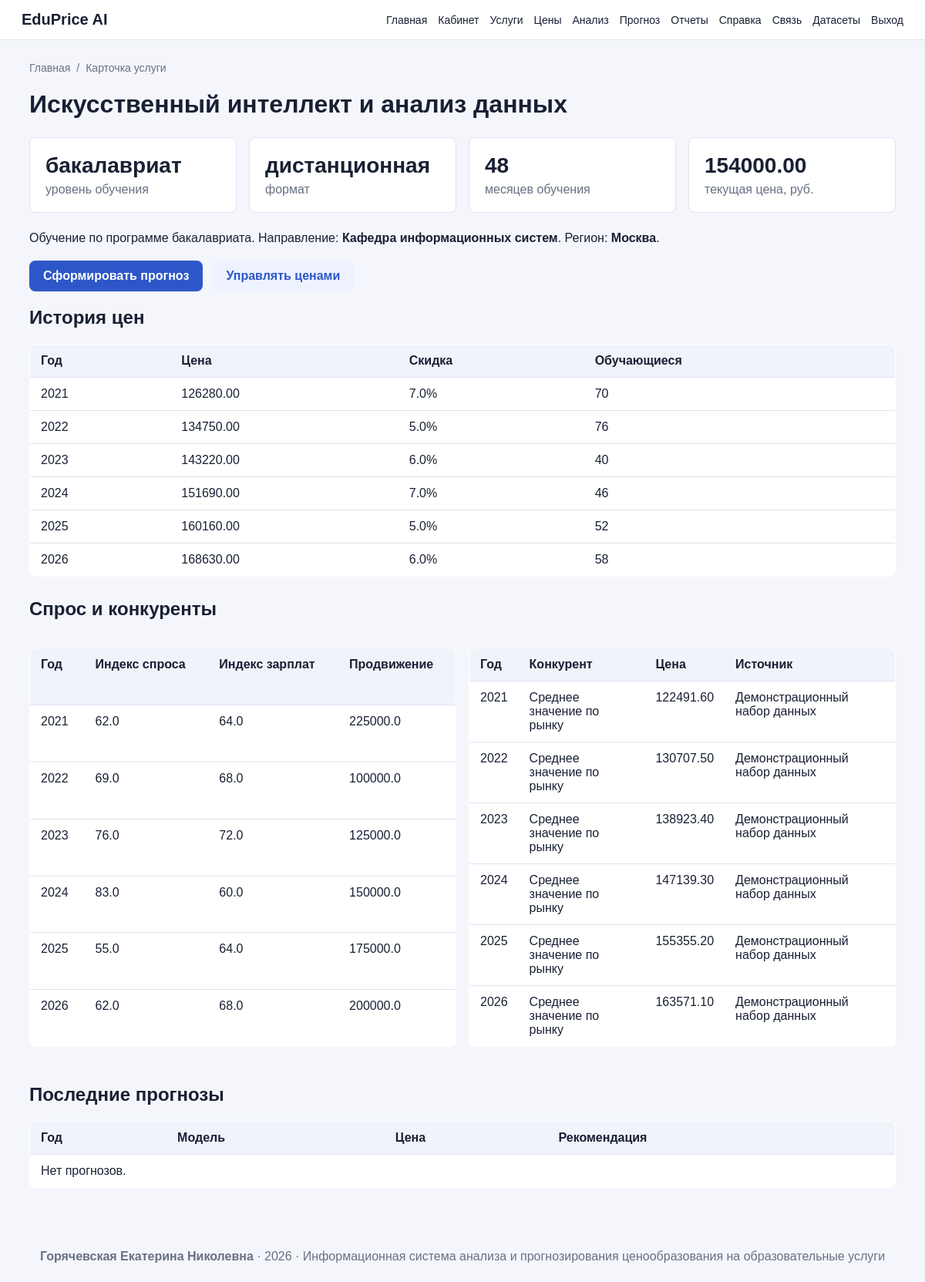
Page /services/2 (signed in) on the committed database.
### app/models.py (models this page shows, shortened)
class EducationalProgram(db.Model):
    __tablename__ = "educational_programs"
    id = db.Column(db.Integer, primary_key=True)
    name = db.Column(db.String(200), nullable=False)
    education_level = db.Column(db.String(100), nullable=False)
    department = db.Column(db.String(200), nullable=False)
    duration_months = db.Column(db.Integer, nullable=False)
    description = db.Column(db.Text)
    created_at = db.Column(db.DateTime, default=datetime.utcnow)
    services = db.relationship("EducationalService", back_populates="program", cascade="all, delete-orphan")

class EducationalService(db.Model):
    __tablename__ = "educational_services"
    id = db.Column(db.Integer, primary_key=True)
    program_id = db.Column(db.Integer, db.ForeignKey("educational_programs.id"), nullable=False)
    name = db.Column(db.String(200), nullable=False)
    study_format = db.Column(db.String(80), nullable=False)
    region = db.Column(db.String(120), nullable=False)
    current_price = db.Column(db.Float, nullable=False)
    is_active = db.Column(db.Boolean, default=True)
    created_at = db.Column(db.DateTime, default=datetime.utcnow)
    program = db.relationship("EducationalProgram", back_populates="services")
    price_history = db.relationship("PriceHistory", back_populates="service", cascade="all, delete-orphan")
    demand_indicators = db.relationship("DemandIndicator", back_populates="service", cascade="all, delete-orphan")
    competitor_prices = db.relationship("CompetitorPrice", back_populates="service", cascade="all, delete-orphan")
    forecasts = db.relationship("ForecastResult", back_populates="service")

class PriceHistory(db.Model):
    __tablename__ = "price_history"
    id = db.Column(db.Integer, primary_key=True)
    service_id = db.Column(db.Integer, db.ForeignKey("educational_services.id"), nullable=False)
    year = db.Column(db.Integer, nullable=False)
    price = db.Column(db.Float, nullable=False)
    discount_percent = db.Column(db.Float, default=0)
    student_count = db.Column(db.Integer, default=0)
    created_at = db.Column(db.DateTime, default=datetime.utcnow)
    service = db.relationship("EducationalService", back_populates="price_history")
    __table_args__ = (db.UniqueConstraint("service_id", "year", name="uq_price_history_service_year"),)

class DemandIndicator(db.Model):
    __tablename__ = "demand_indicators"
    id = db.Column(db.Integer, primary_key=True)
    service_id = db.Column(db.Integer, db.ForeignKey("educational_services.id"), nullable=False)
    year = db.Column(db.Integer, nullable=False)
    demand_index = db.Column(db.Float, nullable=False)
    salary_index = db.Column(db.Float, nullable=False)
    advertising_spend = db.Column(db.Float, default=0)
    created_at = db.Column(db.DateTime, default=datetime.utcnow)
    service = db.relationship("EducationalService", back_populates="demand_indicators")
    __table_args__ = (db.UniqueConstraint("service_id", "year", name="uq_demand_service_year"),)

class CompetitorPrice(db.Model):
    __tablename__ = "competitor_prices"
    id = db.Column(db.Integer, primary_key=True)
    service_id = db.Column(db.Integer, db.ForeignKey("educational_services.id"), nullable=False)
    competitor_name = db.Column(db.String(200), nullable=False)
    year = db.Column(db.Integer, nullable=False)
    price = db.Column(db.Float, nullable=False)
    source = db.Column(db.String(250), default="Не указан")
    created_at = db.Column(db.DateTime, default=datetime.utcnow)
    service = db.relationship("EducationalService", back_populates="competitor_prices")

### app/routes.py (the view)
@login_required
def service_card(service_id):
    service = EducationalService.query.get_or_404(service_id)
    price_history = PriceHistory.query.filter_by(service_id=service_id).order_by(PriceHistory.year.asc()).all()
    demand = DemandIndicator.query.filter_by(service_id=service_id).order_by(DemandIndicator.year.asc()).all()
    competitors = CompetitorPrice.query.filter_by(service_id=service_id).order_by(CompetitorPrice.year.asc()).all()
    forecasts = ForecastResult.query.filter_by(service_id=service_id).order_by(ForecastResult.created_at.desc()).limit(5).all()
    return render_template("service_card.html", service=service, price_history=price_history, demand=demand, competitors=competitors, forecasts=forecasts)

### app/__init__.py (called while the page is built)
@login_manager.user_loader
def load_user(user_id):
    from app.models import User
    return User.query.get(int(user_id))

### app/models.py (called while the page is built)
    @property
    def is_admin(self):
        return self.role and self.role.name == "admin"

    @property
    def is_analyst(self):
        return self.role and self.role.name in ("admin", "analyst")

### app/templates/service_card.html
{% extends "base.html" %}
{% block content %}
<h1>{{ service.program.name }}</h1>
<section class="cards">
    <div class="card"><b>{{ service.program.education_level }}</b><span>уровень обучения</span></div>
    <div class="card"><b>{{ service.study_format }}</b><span>формат</span></div>
    <div class="card"><b>{{ service.program.duration_months }}</b><span>месяцев обучения</span></div>
    <div class="card"><b>{{ '%.2f'|format(service.current_price) }}</b><span>текущая цена, руб.</span></div>
</section>
<p>{{ service.name }}. Направление: <b>{{ service.program.department }}</b>. Регион: <b>{{ service.region }}</b>.</p>
<div class="actions">
    <a class="button" href="{{ url_for('forecast_service', service_id=service.id) }}">Сформировать прогноз</a>
    {% if current_user.is_analyst %}<a class="button ghost" href="{{ url_for('price_management', service_id=service.id) }}">Управлять ценами</a>{% endif %}
</div>
<h2>История цен</h2>
<table>
    <tr><th>Год</th><th>Цена</th><th>Скидка</th><th>Обучающиеся</th></tr>
    {% for p in price_history %}
        <tr><td>{{ p.year }}</td><td>{{ '%.2f'|format(p.price) }}</td><td>{{ p.discount_percent }}%</td><td>{{ p.student_count }}</td></tr>
    {% endfor %}
</table>
<h2>Спрос и конкуренты</h2>
<div class="split">
    <table>
        <tr><th>Год</th><th>Индекс спроса</th><th>Индекс зарплат</th><th>Продвижение</th></tr>
        {% for d in demand %}
            <tr><td>{{ d.year }}</td><td>{{ d.demand_index }}</td><td>{{ d.salary_index }}</td><td>{{ d.advertising_spend }}</td></tr>
        {% endfor %}
    </table>
    <table>
        <tr><th>Год</th><th>Конкурент</th><th>Цена</th><th>Источник</th></tr>
        {% for c in competitors %}
            <tr><td>{{ c.year }}</td><td>{{ c.competitor_name }}</td><td>{{ '%.2f'|format(c.price) }}</td><td>{{ c.source }}</td></tr>
        {% endfor %}
    </table>
</div>
<h2>Последние прогнозы</h2>
<table>
    <tr><th>Год</th><th>Модель</th><th>Цена</th><th>Рекомендация</th></tr>
    {% for f in forecasts %}
        <tr><td>{{ f.year }}</td><td>{{ f.model_name }}</td><td>{{ '%.2f'|format(f.predicted_price) }}</td><td>{{ f.recommendation }}</td></tr>
    {% else %}
        <tr><td colspan="4">Нет прогнозов.</td></tr>
    {% endfor %}
</table>
{% endblock %}

### app/static/css/style.css (style rules this page uses)
:root { --bg:#f4f6fb; --panel:#ffffff; --text:#182033; --muted:#687083; --primary:#2d57c8; --border:#dde3ef; --danger:#b42318; --success:#167b3f; }
* { box-sizing: border-box; }
body { margin:0; font-family: Arial, sans-serif; background:var(--bg); color:var(--text); }
a { color:var(--primary); text-decoration:none; }
.actions { display:flex; gap:12px; margin:20px 0; flex-wrap:wrap; }
.button, button { border:0; background:var(--primary); color:#fff; padding:11px 18px; border-radius:8px; cursor:pointer; display:inline-block; font-weight:600; }
.button.ghost { background:#eef2ff; color:var(--primary); }
.cards { display:grid; grid-template-columns: repeat(auto-fit, minmax(210px, 1fr)); gap:16px; margin:24px 0; }
.card { background:var(--panel); border:1px solid var(--border); border-radius:8px; padding:20px; }
.card b { display:block; font-size:28px; margin-bottom:6px; }
.card span { color:var(--muted); }
table { width:100%; border-collapse:collapse; background:var(--panel); border:1px solid var(--border); border-radius:8px; overflow:hidden; margin:16px 0 28px; }
th, td { padding:12px 14px; border-bottom:1px solid var(--border); text-align:left; vertical-align:top; }
th { background:#f0f3fa; font-weight:700; }
.split { display:grid; grid-template-columns: repeat(auto-fit, minmax(320px, 1fr)); gap:16px; }

### rows in the picture
EducationalProgram: program.name "Искусственный интеллект и анализ данных", program.education_level "бакалавриат", program.duration_months "48", program.department "Кафедра информационных систем"
EducationalService: study_format "дистанционная", current_price "154000.00", name "Обучение по программе бакалавриата", region "Москва"
PriceHistory: year "2021", price "126280.00", discount_percent "7.0", student_count "70"
PriceHistory: year "2022", price "134750.00", discount_percent "5.0", student_count "76"
PriceHistory: year "2023", price "143220.00", discount_percent "6.0", student_count "40"
PriceHistory: year "2024", price "151690.00", discount_percent "7.0", student_count "46"
PriceHistory: year "2025", price "160160.00", discount_percent "5.0", student_count "52"
PriceHistory: year "2026", price "168630.00", discount_percent "6.0", student_count "58"
DemandIndicator: year "2021", demand_index "62.0", salary_index "64.0", advertising_spend "225000.0"
DemandIndicator: year "2022", demand_index "69.0", salary_index "68.0", advertising_spend "100000.0"
DemandIndicator: year "2023", demand_index "76.0", salary_index "72.0", advertising_spend "125000.0"
DemandIndicator: year "2024", demand_index "83.0", salary_index "60.0", advertising_spend "150000.0"
DemandIndicator: year "2025", demand_index "55.0", salary_index "64.0", advertising_spend "175000.0"
DemandIndicator: year "2026", demand_index "62.0", salary_index "68.0", advertising_spend "200000.0"
CompetitorPrice: year "2021", competitor_name "Среднее значение по рынку", price "122491.60", source "Демонстрационный набор данных"
CompetitorPrice: year "2022", competitor_name "Среднее значение по рынку", price "130707.50", source "Демонстрационный набор данных"
CompetitorPrice: year "2023", competitor_name "Среднее значение по рынку", price "138923.40", source "Демонстрационный набор данных"
CompetitorPrice: year "2024", competitor_name "Среднее значение по рынку", price "147139.30", source "Демонстрационный набор данных"
CompetitorPrice: year "2025", competitor_name "Среднее значение по рынку", price "155355.20", source "Демонстрационный набор данных"
CompetitorPrice: year "2026", competitor_name "Среднее значение по рынку", price "163571.10", source "Демонстрационный набор данных"

### other values in the picture
{{ item.title }} "Главная"
{{ item.title }} "Карточка услуги"
{{ author_name }} "Горячевская Екатерина Николевна"
{{ project_year }} "2026"
